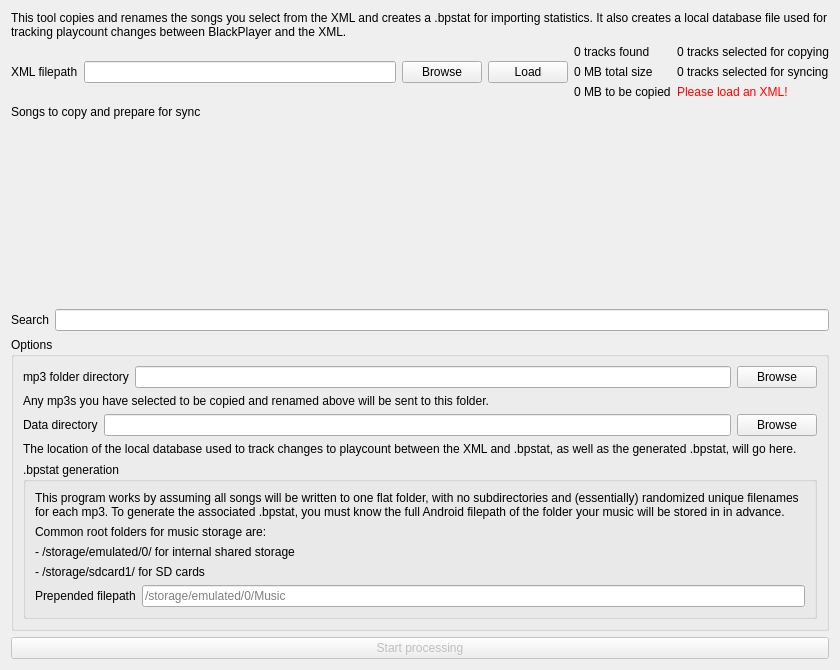
<?xml version="1.0" encoding="UTF-8"?>
<ui version="4.0">
 <class>FirstTimeWindow</class>
 <widget class="QWidget" name="FirstTimeWindow">
  <property name="geometry">
   <rect>
    <x>0</x>
    <y>0</y>
    <width>840</width>
    <height>670</height>
   </rect>
  </property>
  <property name="windowTitle">
   <string>First-time Sync Setup</string>
  </property>
  <layout class="QVBoxLayout" name="verticalLayout_3">
   <item>
    <widget class="QLabel" name="label_2">
     <property name="text">
      <string>This tool copies and renames the songs you select from the XML and creates a .bpstat for importing statistics. It also creates a local database file used for tracking playcount changes between BlackPlayer and the XML.</string>
     </property>
     <property name="wordWrap">
      <bool>true</bool>
     </property>
    </widget>
   </item>
   <item>
    <layout class="QHBoxLayout" name="horizontalLayout_6">
     <item>
      <layout class="QHBoxLayout" name="horizontalLayout_5">
       <item>
        <widget class="QLabel" name="label">
         <property name="text">
          <string>XML filepath</string>
         </property>
        </widget>
       </item>
       <item>
        <widget class="QLineEdit" name="xml_path_lineedit"/>
       </item>
       <item>
        <widget class="QPushButton" name="xml_browse_button">
         <property name="text">
          <string>Browse</string>
         </property>
        </widget>
       </item>
       <item>
        <widget class="QPushButton" name="xml_load_button">
         <property name="text">
          <string>Load</string>
         </property>
        </widget>
       </item>
       <item>
        <layout class="QGridLayout" name="gridLayout">
         <item row="0" column="1">
          <widget class="QLabel" name="tracks_copycount_label">
           <property name="text">
            <string>0 tracks selected for copying</string>
           </property>
          </widget>
         </item>
         <item row="1" column="1">
          <widget class="QLabel" name="tracks_synccount_label">
           <property name="text">
            <string>0 tracks selected for syncing</string>
           </property>
          </widget>
         </item>
         <item row="1" column="0">
          <widget class="QLabel" name="tracks_totalsize_label">
           <property name="text">
            <string>0 MB total size</string>
           </property>
          </widget>
         </item>
         <item row="0" column="0">
          <widget class="QLabel" name="tracks_found_label">
           <property name="text">
            <string>0 tracks found</string>
           </property>
          </widget>
         </item>
         <item row="2" column="0">
          <widget class="QLabel" name="tracks_copysize_label">
           <property name="text">
            <string>0 MB to be copied</string>
           </property>
          </widget>
         </item>
         <item row="2" column="1">
          <widget class="QLabel" name="tracks_error_label">
           <property name="styleSheet">
            <string notr="true">color:red</string>
           </property>
           <property name="text">
            <string>Please load an XML!</string>
           </property>
          </widget>
         </item>
        </layout>
       </item>
      </layout>
     </item>
    </layout>
   </item>
   <item>
    <widget class="QLabel" name="label_8">
     <property name="text">
      <string>Songs to copy and prepare for sync</string>
     </property>
    </widget>
   </item>
   <item>
    <widget class="SongView" name="table_widget" native="true">
     <property name="sizePolicy">
      <sizepolicy hsizetype="Expanding" vsizetype="Expanding">
       <horstretch>0</horstretch>
       <verstretch>0</verstretch>
      </sizepolicy>
     </property>
    </widget>
   </item>
   <item>
    <layout class="QHBoxLayout" name="horizontalLayout_4">
     <item>
      <widget class="QLabel" name="label_18">
       <property name="text">
        <string>Search</string>
       </property>
      </widget>
     </item>
     <item>
      <widget class="QLineEdit" name="table_filter_lineedit"/>
     </item>
    </layout>
   </item>
   <item>
    <widget class="QGroupBox" name="groupBox">
     <property name="title">
      <string>Options</string>
     </property>
     <layout class="QVBoxLayout" name="verticalLayout_2">
      <item>
       <layout class="QHBoxLayout" name="horizontalLayout">
        <item>
         <widget class="QLabel" name="label_9">
          <property name="text">
           <string>mp3 folder directory</string>
          </property>
         </widget>
        </item>
        <item>
         <widget class="QLineEdit" name="mp3_path_lineedit"/>
        </item>
        <item>
         <widget class="QPushButton" name="mp3_browse_button">
          <property name="text">
           <string>Browse</string>
          </property>
         </widget>
        </item>
       </layout>
      </item>
      <item>
       <widget class="QLabel" name="label_16">
        <property name="text">
         <string>Any mp3s you have selected to be copied and renamed above will be sent to this folder.</string>
        </property>
       </widget>
      </item>
      <item>
       <layout class="QHBoxLayout" name="horizontalLayout_2">
        <item>
         <widget class="QLabel" name="label_10">
          <property name="text">
           <string>Data directory</string>
          </property>
         </widget>
        </item>
        <item>
         <widget class="QLineEdit" name="data_path_lineedit"/>
        </item>
        <item>
         <widget class="QPushButton" name="data_browse_button">
          <property name="text">
           <string>Browse</string>
          </property>
         </widget>
        </item>
       </layout>
      </item>
      <item>
       <widget class="QLabel" name="label_17">
        <property name="text">
         <string>The location of the local database used to track changes to playcount between the XML and .bpstat, as well as the generated .bpstat, will go here.</string>
        </property>
       </widget>
      </item>
      <item>
       <widget class="QGroupBox" name="groupBox_2">
        <property name="title">
         <string>.bpstat generation</string>
        </property>
        <layout class="QVBoxLayout" name="verticalLayout">
         <item>
          <widget class="QLabel" name="label_12">
           <property name="text">
            <string>This program works by assuming all songs will be written to one flat folder, with no subdirectories and (essentially) randomized unique filenames for each mp3. To generate the associated .bpstat, you must know the full Android filepath of the folder your music will be stored in in advance.</string>
           </property>
           <property name="wordWrap">
            <bool>true</bool>
           </property>
          </widget>
         </item>
         <item>
          <widget class="QLabel" name="label_13">
           <property name="text">
            <string>Common root folders for music storage are:</string>
           </property>
           <property name="wordWrap">
            <bool>true</bool>
           </property>
          </widget>
         </item>
         <item>
          <widget class="QLabel" name="label_14">
           <property name="text">
            <string>- /storage/emulated/0/ for internal shared storage</string>
           </property>
           <property name="wordWrap">
            <bool>true</bool>
           </property>
          </widget>
         </item>
         <item>
          <widget class="QLabel" name="label_15">
           <property name="text">
            <string>- /storage/sdcard1/ for SD cards</string>
           </property>
           <property name="wordWrap">
            <bool>true</bool>
           </property>
          </widget>
         </item>
         <item>
          <layout class="QHBoxLayout" name="horizontalLayout_3">
           <item>
            <widget class="QLabel" name="label_11">
             <property name="text">
              <string>Prepended filepath</string>
             </property>
            </widget>
           </item>
           <item>
            <widget class="QLineEdit" name="bpstat_path_lineedit">
             <property name="placeholderText">
              <string>/storage/emulated/0/Music</string>
             </property>
            </widget>
           </item>
          </layout>
         </item>
        </layout>
       </widget>
      </item>
     </layout>
    </widget>
   </item>
   <item>
    <widget class="QPushButton" name="start_button">
     <property name="enabled">
      <bool>false</bool>
     </property>
     <property name="text">
      <string>Start processing</string>
     </property>
    </widget>
   </item>
  </layout>
 </widget>
 <customwidgets>
  <customwidget>
   <class>SongView</class>
   <extends>QWidget</extends>
   <header>bpsyncwidgets.h</header>
   <container>1</container>
  </customwidget>
 </customwidgets>
 <resources/>
 <connections/>
</ui>
